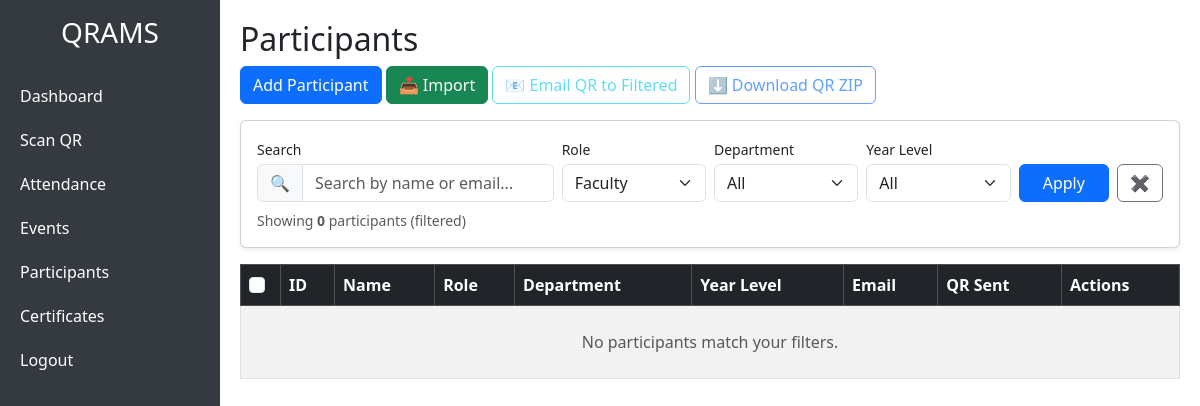
Page /admin/users.php?role=Faculty (signed in) on the earlier database version.
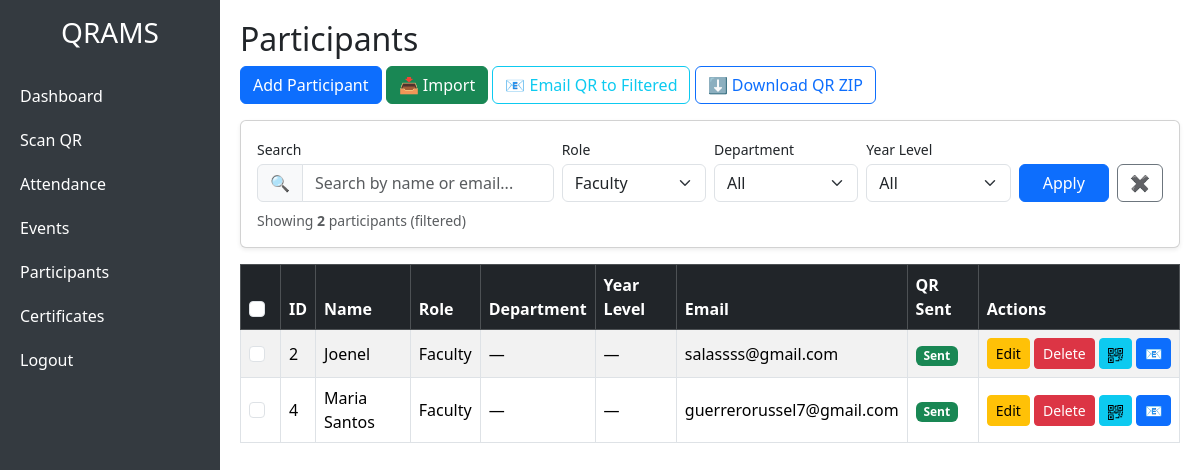
Same page on the later database version.
### tables this page shows
CREATE TABLE `users` (
  `id` int(11) NOT NULL,
  `name` varchar(100) NOT NULL,
  `role` varchar(50) NOT NULL,
  `department` varchar(100) DEFAULT NULL,
  `year_level` varchar(50) DEFAULT NULL,
  `email` varchar(100) DEFAULT NULL
);

### admin/users.php (the view, shortened to what this page needs)
<?php include 'header.php'; ?>
<h2>Participants</h2>
<div class="mb-3">
    <a href="#" class="btn btn-primary" data-bs-toggle="collapse" data-bs-target="#addUserForm">
        Add Participant
    </a>
    <a href="#" class="btn btn-success" data-bs-toggle="modal" data-bs-target="#importModal">
        📥 Import
    </a>
    <button class="btn btn-outline-info" id="sendAllQrBtn" disabled>
        📧 Email QR to Filtered
    </button>
    <button class="btn btn-outline-primary" id="downloadQrZipBtn" disabled>
        ⬇️ Download QR ZIP
    </button>
</div>
<?php
$q     = trim($_GET['q'] ?? '');
$fRole = trim($_GET['role'] ?? '');
$fDept = trim($_GET['department'] ?? '');
$fYear = trim($_GET['year_level'] ?? '');
$sql = "SELECT u.*,
        (SELECT COUNT(*) FROM qr_sent q
         WHERE q.user_id = u.id AND q.status = 'sent') AS qr_sent
        FROM users u WHERE 1=1";
$params = [];
if ($fRole !== '') { $sql .= " AND u.role = ?";       $params[] = $fRole; }
$sql .= " ORDER BY u.name ASC";
$stmt = $conn->prepare($sql);
$stmt->execute($params);
$users = $stmt->fetchAll(PDO::FETCH_ASSOC);
$totalResults = count($users);
$hasFilters   = ($q !== '' || $fRole !== '' || $fDept !== '' || $fYear !== '');
$roles       = ['Student', 'Faculty', 'Guest'];
?>
<div class="card mb-3 shadow-sm">
    <div class="card-body">
        <form method="GET" class="row g-2 align-items-end">
            <div class="col-md-4">
                <label class="form-label small mb-1">Search</label>
                <div class="input-group">
                    <span class="input-group-text">🔍</span>
                    <input type="text" name="q" class="form-control"
                           placeholder="Search by name or email..."
                           value="<?= htmlspecialchars($q) ?>">
                </div>
            </div>
            <div class="col-md-2">
                <label class="form-label small mb-1">Role</label>
                <select name="role" class="form-select">
                    <?php foreach ($roles as $r): ?>
                        <option <?= $fRole === $r ? 'selected' : '' ?>><?= $r ?></option>
                    <?php endforeach; ?>
                </select>
            </div>
            <div class="col-md-2">
                <label class="form-label small mb-1">Department</label>
                <select name="department" class="form-select">
                    <option value="">All</option>
                </select>
            </div>
            <div class="col-md-2">
                <label class="form-label small mb-1">Year Level</label>
                <select name="year_level" class="form-select">
                    <option value="">All</option>
                </select>
            </div>
            <div class="col-md-2 d-flex gap-2">
                <button type="submit" class="btn btn-primary flex-fill">Apply</button>
                <?php if ($hasFilters): ?>
                    <a href="users.php" class="btn btn-outline-secondary">✖</a>
                <?php endif; ?>
            </div>
        </form>
        <div class="mt-2 small text-muted">
            Showing <strong><?= $totalResults ?></strong> participant<?= $totalResults === 1 ? '' : 's' ?>
            <?= $hasFilters ? '(filtered)' : '' ?>
        </div>
    </div>
</div>
<table class="table table-bordered table-striped align-middle">
    <thead class="table-dark">
        <tr>
            <th style="width:40px;"><input type="checkbox" id="selectAllRows" class="form-check-input"></th>
            <th>ID</th>
            <th>Name</th>
            <th>Role</th>
            <th>Department</th>
            <th>Year Level</th>
            <th>Email</th>
            <th>QR Sent</th>
            <th>Actions</th>
        </tr>
    </thead>
    <tbody>
        <?php if (empty($users)): ?>
            <tr><td colspan="9" class="text-center text-muted py-4">
                <?= $hasFilters ? 'No participants match your filters.' : 'No participants yet.' ?>
            </td></tr>
        <?php else: ?>
            <?php foreach($users as $u): ?>
                <tr>
                    <td><input type="checkbox" class="form-check-input row-check"
                               data-id="<?= $u['id'] ?>"
                               <?= empty($u['email']) ? 'disabled' : '' ?>></td>
                    <td><?= $u['id'] ?></td>
                    <td><?= htmlspecialchars($u['name']) ?></td>
                    <td><?= htmlspecialchars($u['role']) ?></td>
                    <td><?= htmlspecialchars($u['department'] ?? '—') ?></td>
                    <td><?= htmlspecialchars($u['year_level'] ?? '—') ?></td>
                    <td><?= htmlspecialchars($u['email'] ?? '') ?></td>
                    <td>
                        <?php if ($u['qr_sent']): ?>
                            <span class="badge bg-success">Sent</span>
                        <?php elseif (empty($u['email'])): ?>
                            <span class="badge bg-secondary">No email</span>
                        <?php else: ?>
                            <span class="badge bg-secondary">Not sent</span>
                        <?php endif; ?>
                    </td>
                    <td class="text-nowrap">
                        <button class="btn btn-sm btn-warning" data-bs-toggle="modal"
                                data-bs-target="#editUserModal<?= $u['id'] ?>">Edit</button>
                        <a href="../process/delete_user.php?id=<?= $u['id'] ?>"
                           class="btn btn-sm btn-danger"
                           data-confirm="Delete this participant?"
                           data-confirm-message="Their attendance records will also be removed."
                           data-confirm-button="Delete"
                           data-confirm-color="danger">Delete</a>
                        <button type="button" class="btn btn-sm btn-info qr-btn"
                                title="View QR"
                                data-user-id="<?= $u['id'] ?>"
                                data-user-name="<?= htmlspecialchars($u['name']) ?>">
                        </button>
                        <button type="button" class="btn btn-sm btn-primary send-qr-btn"
                                data-id="<?= $u['id'] ?>"
                                <?= empty($u['email']) ? 'disabled' : '' ?>>
                            📧
                        </button>
                    </td>
                </tr>
            <?php endforeach; ?>
        <?php endif; ?>
    </tbody>
</table>
<?php include 'footer.php'; ?>

### admin/header.php (shortened to what this page needs)
<!DOCTYPE html>
<html lang="en">
<head>
<link rel="stylesheet" href="../assets/css/bootstrap.min.css">
</head>
<body>
<div class="sidebar">
    <h3 class="text-center py-3">QRAMS</h3>
    <a href="dashboard.php">Dashboard</a>
    <a href="#" data-bs-toggle="modal" data-bs-target="#scanQrModal">Scan QR</a>
    <a href="attendance.php">Attendance</a>
    <a href="events.php">Events</a>
    <a href="users.php">Participants</a>
    <a href="certificates.php">Certificates</a>
    <a href="../auth/logout.php"
   data-confirm="Log out?"
   data-confirm-message="You will be returned to the login screen."
   data-confirm-button="Log Out"
   data-confirm-color="warning">
   Logout
</a>
</div>
<div class="main-content">

### admin/footer.php (shortened to what this page needs)
</div>
</body>
</html>

### admin/header.php (style rules this page uses)
body { min-height: 100vh; display: flex; }
.sidebar { width: 220px; background-color: #343a40; color: white; min-height: 100vh; }
.sidebar a { color: white; text-decoration: none; display: block; padding: 10px 20px; }
.main-content { flex: 1; padding: 20px; }

Differences in the rows shown:
added users: id "2", name "Joenel", role "Faculty", department "—", year_level "—", email "salassss@gmail.com"
added users: id "4", name "Maria Santos", role "Faculty", department "—", year_level "—", email "guerrerorussel7@gmail.com"
Other differences:
$totalResults: "0" → "2"
text no longer shown: "No participants match your filters."
